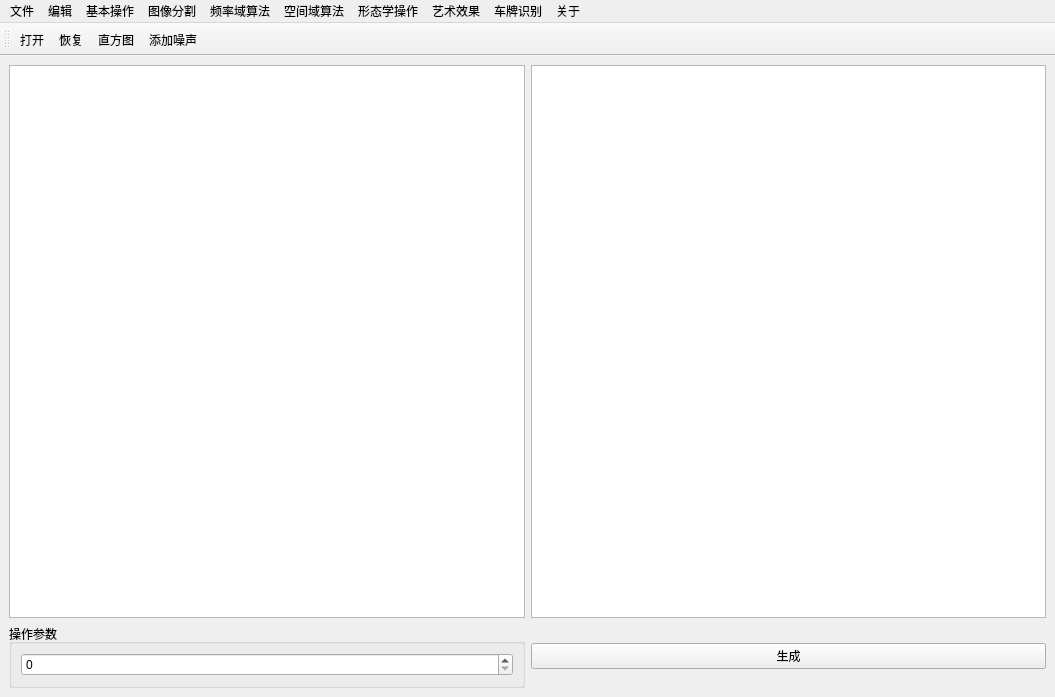
<?xml version="1.0" encoding="UTF-8"?>
<ui version="4.0">
 <class>mainWindow</class>
 <widget class="QMainWindow" name="mainWindow">
  <property name="geometry">
   <rect>
    <x>0</x>
    <y>0</y>
    <width>1055</width>
    <height>697</height>
   </rect>
  </property>
  <property name="windowTitle">
   <string>mainWindow</string>
  </property>
  <widget class="QWidget" name="centralwidget">
   <layout class="QVBoxLayout" name="verticalLayout_2">
    <item>
     <layout class="QVBoxLayout" name="Center">
      <item>
       <layout class="QHBoxLayout" name="ImageLayout">
        <item>
         <widget class="QGraphicsView" name="GraphicLeft"/>
        </item>
        <item>
         <widget class="QGraphicsView" name="GraphicRight"/>
        </item>
       </layout>
      </item>
      <item>
       <layout class="QHBoxLayout" name="SettingLayout">
        <item>
         <layout class="QVBoxLayout" name="LeftLayout">
          <item>
           <widget class="QGroupBox" name="groupBox">
            <property name="title">
             <string>操作参数</string>
            </property>
            <layout class="QVBoxLayout" name="verticalLayout">
             <item>
              <widget class="QSpinBox" name="SpinBoxInput"/>
             </item>
            </layout>
           </widget>
          </item>
         </layout>
        </item>
        <item>
         <layout class="QVBoxLayout" name="RightLayout">
          <item alignment="Qt::AlignVCenter">
           <widget class="QPushButton" name="Generate">
            <property name="text">
             <string>生成</string>
            </property>
           </widget>
          </item>
         </layout>
        </item>
       </layout>
      </item>
     </layout>
    </item>
   </layout>
  </widget>
  <widget class="QMenuBar" name="menubar">
   <property name="geometry">
    <rect>
     <x>0</x>
     <y>0</y>
     <width>1055</width>
     <height>22</height>
    </rect>
   </property>
   <widget class="QMenu" name="FileMenu">
    <property name="title">
     <string>文件</string>
    </property>
    <addaction name="actionOpenFile"/>
    <addaction name="actionSave"/>
    <addaction name="actionSaveOther"/>
    <addaction name="actionQuit"/>
   </widget>
   <widget class="QMenu" name="BasedMenu">
    <property name="title">
     <string>基本操作</string>
    </property>
    <addaction name="actionRotate"/>
    <addaction name="actionFlip_Horizontal"/>
    <addaction name="actionFlip_Vertical"/>
    <addaction name="actionScale"/>
    <addaction name="actionGray"/>
   </widget>
   <widget class="QMenu" name="SegmentationMenu">
    <property name="title">
     <string>图像分割</string>
    </property>
    <addaction name="actionEdgeDetection"/>
    <addaction name="actionLineDetection"/>
    <addaction name="actionThresholdProcess"/>
   </widget>
   <widget class="QMenu" name="FrequencyMenu">
    <property name="title">
     <string>频率域算法</string>
    </property>
    <addaction name="actionFourier"/>
    <addaction name="actionLowpassFilter"/>
   </widget>
   <widget class="QMenu" name="DimensionMenu">
    <property name="title">
     <string>空间域算法</string>
    </property>
    <widget class="QMenu" name="SmoothingMenu">
     <property name="title">
      <string>平滑滤波器</string>
     </property>
     <addaction name="actionMedianFilter"/>
     <addaction name="actionGaussFilter"/>
    </widget>
    <widget class="QMenu" name="SharpenMenu">
     <property name="title">
      <string>锐化滤波器</string>
     </property>
     <addaction name="actionLaplacianFilter"/>
     <addaction name="actionSobelFilter"/>
    </widget>
    <addaction name="actionHistogramEqualization"/>
    <addaction name="SmoothingMenu"/>
    <addaction name="SharpenMenu"/>
   </widget>
   <widget class="QMenu" name="MorphologyMenu">
    <property name="title">
     <string>形态学操作</string>
    </property>
    <addaction name="actionDilation"/>
    <addaction name="actionErosion"/>
    <addaction name="actionOpening"/>
    <addaction name="actionClosing"/>
   </widget>
   <widget class="QMenu" name="ArtsMenu">
    <property name="title">
     <string>艺术效果</string>
    </property>
    <addaction name="actionColorPainting"/>
    <addaction name="actionOldPhoto"/>
    <addaction name="actionSketch"/>
   </widget>
   <widget class="QMenu" name="LicenseRecognition">
    <property name="title">
     <string>车牌识别</string>
    </property>
   </widget>
   <widget class="QMenu" name="SettingMenu">
    <property name="title">
     <string>编辑</string>
    </property>
    <addaction name="actionRestore"/>
    <addaction name="actionHistogram"/>
    <addaction name="actionAddNoise"/>
   </widget>
   <widget class="QMenu" name="AboutMenu">
    <property name="title">
     <string>关于</string>
    </property>
   </widget>
   <addaction name="FileMenu"/>
   <addaction name="SettingMenu"/>
   <addaction name="BasedMenu"/>
   <addaction name="SegmentationMenu"/>
   <addaction name="FrequencyMenu"/>
   <addaction name="DimensionMenu"/>
   <addaction name="MorphologyMenu"/>
   <addaction name="ArtsMenu"/>
   <addaction name="LicenseRecognition"/>
   <addaction name="AboutMenu"/>
  </widget>
  <widget class="QToolBar" name="toolBar">
   <property name="windowTitle">
    <string>toolBar</string>
   </property>
   <attribute name="toolBarArea">
    <enum>TopToolBarArea</enum>
   </attribute>
   <attribute name="toolBarBreak">
    <bool>false</bool>
   </attribute>
   <addaction name="actionOpenFile"/>
   <addaction name="actionRestore"/>
   <addaction name="actionHistogram"/>
   <addaction name="actionAddNoise"/>
  </widget>
  <action name="actionOpenFile">
   <property name="icon">
    <iconset resource="icons/resources.qrc">
     <normaloff>:/icons/folder.png</normaloff>:/icons/folder.png</iconset>
   </property>
   <property name="text">
    <string>打开</string>
   </property>
   <property name="toolTip">
    <string>打开</string>
   </property>
   <property name="menuRole">
    <enum>QAction::ApplicationSpecificRole</enum>
   </property>
  </action>
  <action name="actionSave">
   <property name="icon">
    <iconset resource="icons/resources.qrc">
     <normaloff>:/icons/diskette.png</normaloff>:/icons/diskette.png</iconset>
   </property>
   <property name="text">
    <string>保存</string>
   </property>
   <property name="toolTip">
    <string>save</string>
   </property>
  </action>
  <action name="actionSaveOther">
   <property name="text">
    <string>另存为</string>
   </property>
  </action>
  <action name="actionQuit">
   <property name="icon">
    <iconset resource="icons/resources.qrc">
     <normaloff>:/icons/close.png</normaloff>:/icons/close.png</iconset>
   </property>
   <property name="text">
    <string>退出</string>
   </property>
   <property name="menuRole">
    <enum>QAction::QuitRole</enum>
   </property>
  </action>
  <action name="actionRotate">
   <property name="icon">
    <iconset resource="icons/resources.qrc">
     <normaloff>:/icons/rotate.png</normaloff>:/icons/rotate.png</iconset>
   </property>
   <property name="text">
    <string>旋转</string>
   </property>
  </action>
  <action name="actionFlip_Horizontal">
   <property name="icon">
    <iconset resource="icons/resources.qrc">
     <normaloff>:/icons/flip-h.png</normaloff>:/icons/flip-h.png</iconset>
   </property>
   <property name="text">
    <string>水平翻转</string>
   </property>
  </action>
  <action name="actionFlip_Vertical">
   <property name="icon">
    <iconset resource="icons/resources.qrc">
     <normaloff>:/icons/flip-v.png</normaloff>:/icons/flip-v.png</iconset>
   </property>
   <property name="text">
    <string>垂直翻转</string>
   </property>
  </action>
  <action name="actionScale">
   <property name="icon">
    <iconset resource="icons/resources.qrc">
     <normaloff>:/icons/resize.png</normaloff>:/icons/resize.png</iconset>
   </property>
   <property name="text">
    <string>缩放</string>
   </property>
  </action>
  <action name="actionGray">
   <property name="text">
    <string>灰度化</string>
   </property>
  </action>
  <action name="actionRestore">
   <property name="icon">
    <iconset resource="icons/resources.qrc">
     <normaloff>:/icons/restore.png</normaloff>:/icons/restore.png</iconset>
   </property>
   <property name="text">
    <string>恢复</string>
   </property>
  </action>
  <action name="actionHistogram">
   <property name="icon">
    <iconset resource="icons/resources.qrc">
     <normaloff>:/icons/bar-chart.png</normaloff>:/icons/bar-chart.png</iconset>
   </property>
   <property name="text">
    <string>直方图</string>
   </property>
  </action>
  <action name="actionEdgeDetection">
   <property name="text">
    <string>边缘检测</string>
   </property>
  </action>
  <action name="actionLineDetection">
   <property name="text">
    <string>直线检测</string>
   </property>
  </action>
  <action name="actionThresholdProcess">
   <property name="text">
    <string>阈值处理</string>
   </property>
  </action>
  <action name="actionFourier">
   <property name="text">
    <string>傅里叶变换</string>
   </property>
  </action>
  <action name="actionHistogramEqualization">
   <property name="text">
    <string>直方图均衡</string>
   </property>
  </action>
  <action name="actionDilation">
   <property name="text">
    <string>膨胀</string>
   </property>
  </action>
  <action name="actionErosion">
   <property name="text">
    <string>腐蚀</string>
   </property>
  </action>
  <action name="actionOpening">
   <property name="text">
    <string>开运算</string>
   </property>
  </action>
  <action name="actionClosing">
   <property name="text">
    <string>闭运算</string>
   </property>
  </action>
  <action name="actionAddNoise">
   <property name="icon">
    <iconset resource="icons/resources.qrc">
     <normaloff>:/icons/noise.png</normaloff>:/icons/noise.png</iconset>
   </property>
   <property name="text">
    <string>添加噪声</string>
   </property>
   <property name="toolTip">
    <string>噪声</string>
   </property>
  </action>
  <action name="actionMedianFilter">
   <property name="text">
    <string>中值滤波</string>
   </property>
  </action>
  <action name="actionGaussFilter">
   <property name="text">
    <string>高斯滤波</string>
   </property>
  </action>
  <action name="actionLaplacianFilter">
   <property name="text">
    <string>Laplacian滤波</string>
   </property>
  </action>
  <action name="actionSobelFilter">
   <property name="text">
    <string>Sobel滤波</string>
   </property>
  </action>
  <action name="actionColorPainting">
   <property name="text">
    <string>水彩画</string>
   </property>
  </action>
  <action name="actionOldPhoto">
   <property name="text">
    <string>怀旧</string>
   </property>
   <property name="toolTip">
    <string>怀旧</string>
   </property>
  </action>
  <action name="actionSketch">
   <property name="text">
    <string>素描</string>
   </property>
  </action>
  <action name="actionLowpassFilter">
   <property name="text">
    <string>低通滤波器</string>
   </property>
  </action>
 </widget>
 <resources>
  <include location="icons/resources.qrc"/>
 </resources>
 <connections/>
</ui>
